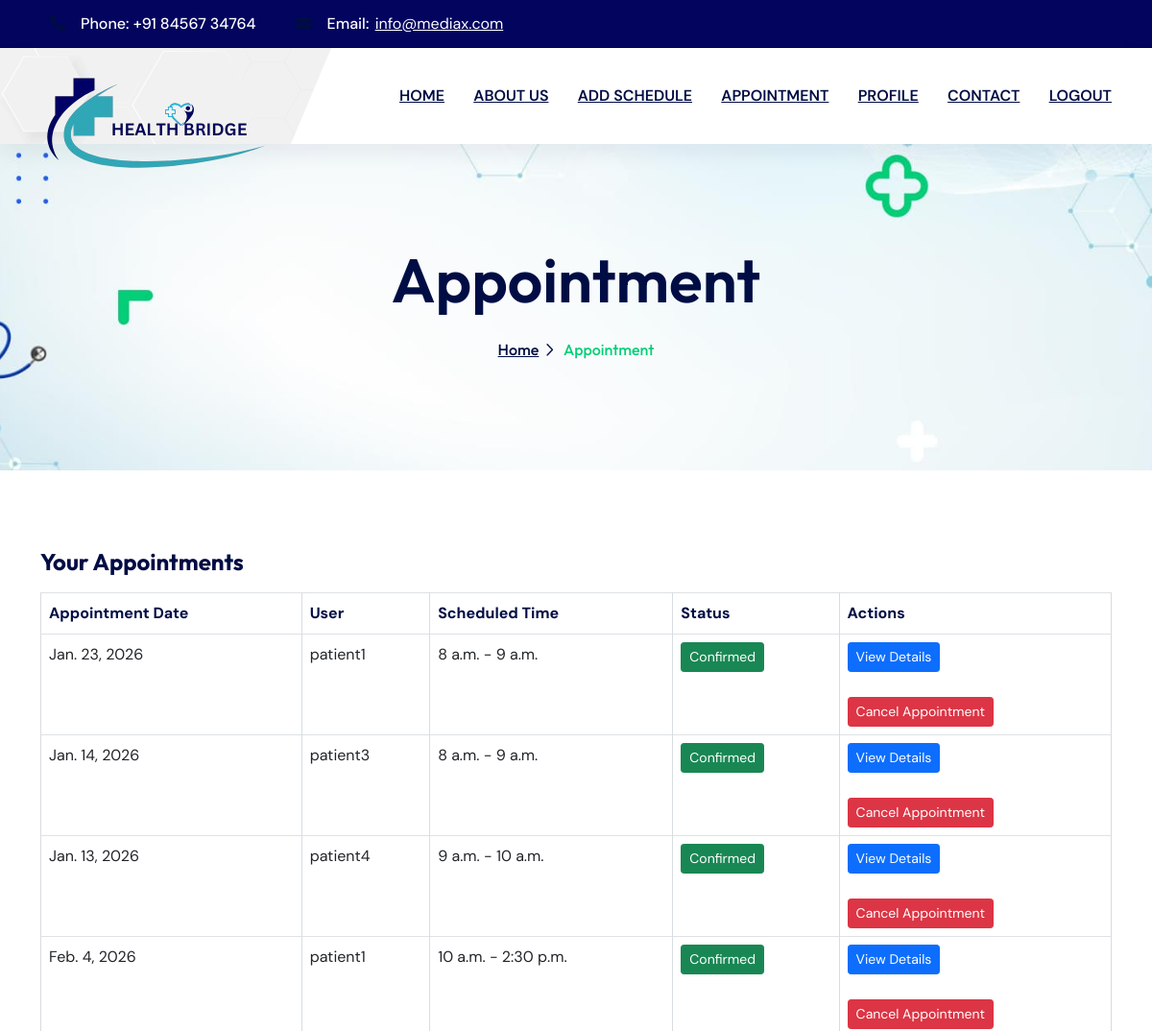
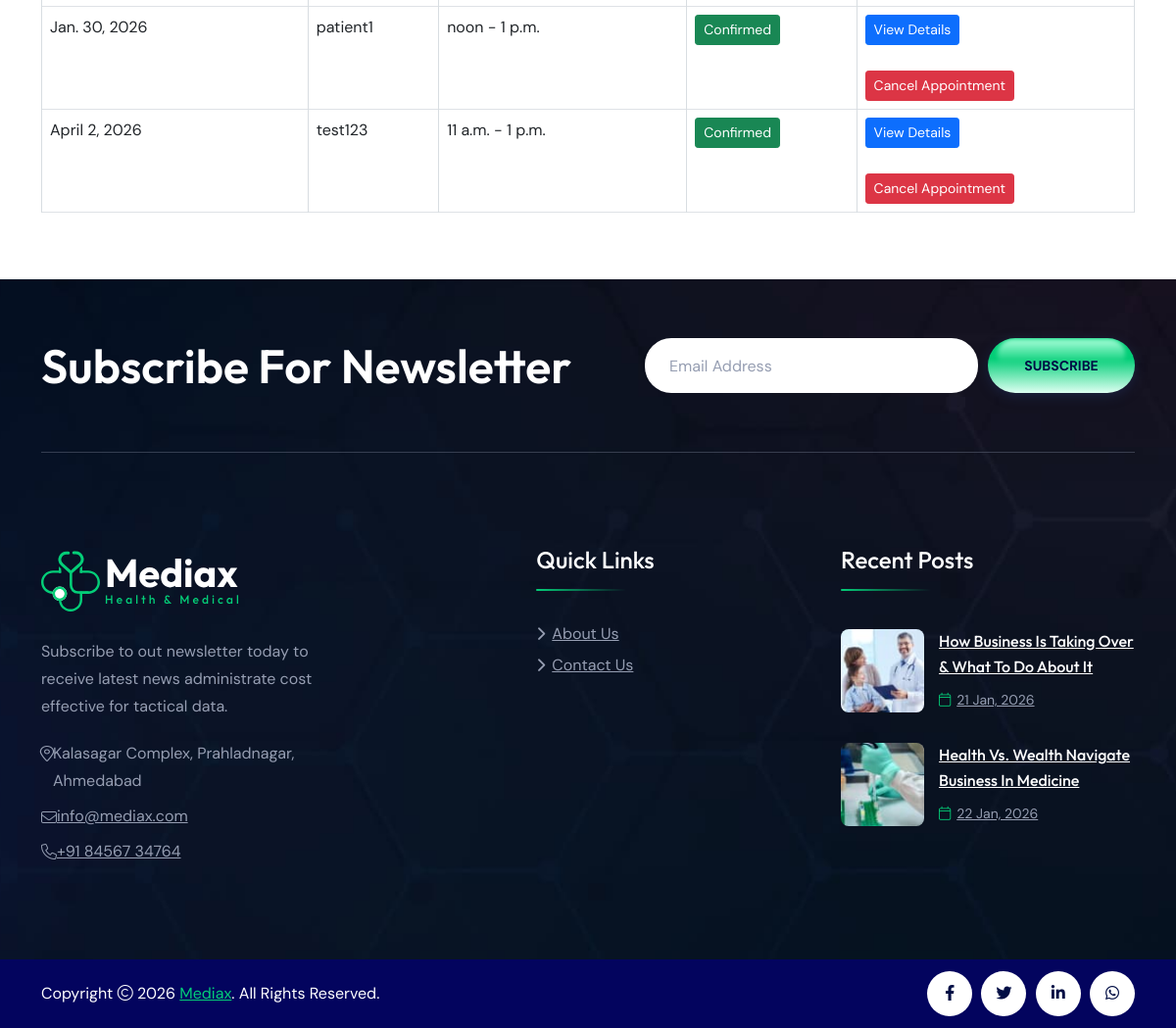
/appoint (signed in), run on the app's committed database (2 pictures, top to bottom).
### myapp/models.py (models this page shows, shortened)
class Appointment(models.Model):
    doctor = models.ForeignKey(
        'Login',
        on_delete=models.CASCADE,
        limit_choices_to={'role': 'Doctor'},
        related_name='appointment_as_doctor',  # Custom reverse relation name
        default=''
    )
    user = models.ForeignKey(
        'Login',
        on_delete=models.CASCADE,
        limit_choices_to={'role': 'User'},
        related_name='appointment_as_user',  # Custom reverse relation name
        default=''
    )
    schedule = models.ForeignKey(AvailableSlot,on_delete=models.CASCADE)
    status = models.IntegerField(choices=[(0, 'Cancelled'), (1, 'Confirmed')], default=1)
    booking_date = models.DateField(auto_now_add=True)  # Date when the appointment was booked
    consultation_notes = models.TextField(null=True, blank=True)  # Optional notes from the doctor

class AvailableSlot(models.Model):
    doctor = models.ForeignKey(Login, on_delete=models.CASCADE, related_name='available_slots')
    date = models.DateField()
    start_time = models.TimeField()
    end_time = models.TimeField()
    is_booked = models.BooleanField(default=False)
    class Meta:
        constraints = [
            models.UniqueConstraint(fields=['doctor', 'date', 'start_time', 'end_time'], name='unique_slot')
        ]

class Login(models.Model):
    name = models.CharField(max_length=100)
    email = models.EmailField(unique=True)
    password = models.CharField(max_length=100, default="admin@123")
    phone = models.CharField(max_length=20, null=True, blank=True)
    ROLE = (
        ('User', 'User'),
        ('Doctor', 'Doctor'),
    )
    role = models.CharField(max_length=10, choices=ROLE)
    STATUS = (
        ("0", "unapproved"),
        ("1", "approved")
    )
    status = models.CharField(max_length=10, choices=STATUS, default='0')
    id_proof = models.FileField(upload_to='id_proofs/', null=True, blank=True, default=None)
    def pic(self):
        return mark_safe('<img src = "{}" width = "100">'.format(self.id_proof.url))
    pic.allow_tags = True

### myapp/views.py (the view)
# urls.py: path('appoint', views.appoint, name='appoint'),
def appoint(request):
    context = checksession(request)
    uid = request.session['log_id']
    appointments = Appointment.objects.filter(doctor=Login(id=uid), status=1)  # Get all appointments for the doctor
    context.update({'appointmentdetail': appointments})
    return render(request, 'showappointment.html', context)

### myapp/views.py (called while the page is built)
def checksession(request):
    uid = request.session.get('log_id')
    if not uid:
        return None
    try:
        userdata = Login.objects.get(id=uid)
        is_doctor = userdata.role == "Doctor"
        if is_doctor:
            try:
                profile = DoctorProfile.objects.get(user=userdata)
            except DoctorProfile.DoesNotExist:
                profile = None
        else:
            try:
                profile = PatientProfile.objects.get(user=userdata)
            except PatientProfile.DoesNotExist:
                profile = None
        context = {
            'userdata': userdata,
            'is_doctor': is_doctor,
            'profile': profile,
        }
        return context
    except Login.DoesNotExist:
        return None

### myapp/templates/showappointment.html (shortened to what this page needs)
{%extends 'base.html'%}
{%block main%}
{%load static%}
<div class="breadcumb-wrapper" data-bg-src="../static/assets/img/bg/breadcumb-bg.jpg">
                <div class="container">
                        <div class="breadcumb-content">
                                <h1 class="breadcumb-title">Appointment</h1>
                                <ul class="breadcumb-menu">
                                        <li><a href="home-medical-clinic.html">Home</a></li>
                                        <li>Appointment</li>
                                </ul>
                        </div>
                </div>
        </div>
<br><br><br>
<section class="appointments-section">
    <div class="container">
        <h5 class="section-title">Your Appointments</h5>
        {% if appointmentdetail %}
            <table class="table table-bordered">
                <thead>
                    <tr>
                        <th>Appointment Date</th>
                        <th>User</th>
                        <th>Scheduled Time</th>
                        <th>Status</th>
                        <th>Actions</th>
                    </tr>
                </thead>
                <tbody>
                    {% for appointment in appointmentdetail %}
                        <tr>
                            <td>{{ appointment.schedule.date }}</td>
                            <td>{{ appointment.user.name }}</td>
                            <td>{{ appointment.schedule.start_time }} - {{ appointment.schedule.end_time }}</td>
                            <td>
                                {% if appointment.status == 1 %}
                                    <span class="btn btn-success btn-sm">Confirmed</span>
                                {% else %}
                                    <span class="btn btn-danger btn-sm">Cancelled</span>
                                {% endif %}
                            </td>
                            <td>
                                <a href="{% url 'doctor_user_details' appointment.user.id %}" class="btn btn-primary btn-sm">View Details</a>
                                <br><br>
                                {% if appointment.status == 1 %}
                                    <form method="POST" action="{% url 'cancel_appointment' appointment.id %}">
                                        <button type="submit" class="btn btn-danger btn-sm">Cancel Appointment</button>
                                    </form>
                                {% endif %}
                            </td>
                        </tr>
                    {% endfor %}
                </tbody>
            </table>
        {% else %}
            <p>No appointments found.</p>
        {% endif %}
    </div>
</section>
<br><br>
     {%endblock%}

### data on the page
Appointment: schedule "Jan. 23, 2026", user.name "patient1", schedule.start_time "8 a.m.", schedule.end_time "9 a.m.", status "Confirmed"
Appointment: schedule "Jan. 14, 2026", user.name "patient3", schedule.start_time "8 a.m.", schedule.end_time "9 a.m.", status "Confirmed"
Appointment: schedule "Jan. 13, 2026", user.name "patient4", schedule.start_time "9 a.m.", schedule.end_time "10 a.m.", status "Confirmed"
Appointment: schedule "Feb. 4, 2026", user.name "patient1", schedule.start_time "10 a.m.", schedule.end_time "2:30 p.m.", status "Confirmed"
Appointment: schedule "Jan. 30, 2026", user.name "patient1", schedule.start_time "noon", schedule.end_time "1 p.m.", status "Confirmed"
Appointment: schedule "April 2, 2026", user.name "test123", schedule.start_time "11 a.m.", schedule.end_time "1 p.m.", status "Confirmed"
